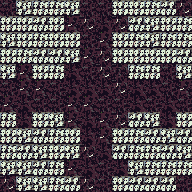

The image is a tile-based game level rendered from a .tmx file. Its description and complete source (layers, tilesets, objects, tile grids) follow:
An orthogonal 12x12 tile map with 16x16 px tiles, 1 tile layer (tile) and 25 objects.

<map version="1.0" tiledversion="1.1.2" orientation="orthogonal" renderorder="right-down" width="12" height="12" tilewidth="16" tileheight="16" infinite="0" nextobjectid="72">
 <tileset firstgid="1" source="tileset.tsx" />
 <layer name="tile" width="12" height="12">
  <data encoding="csv">
41,37,35,35,37,41,41,34,34,35,36,38,
34,34,36,34,39,38,40,38,36,37,34,35,
37,34,35,34,34,41,39,34,35,37,35,35,
34,35,36,36,37,39,38,34,34,34,34,36,
37,39,34,35,40,41,38,6,35,35,41,37,
41,39,39,41,40,40,40,38,40,40,41,39,
39,40,41,41,39,39,41,41,40,41,40,41,
35,40,34,37,39,40,39,38,36,37,40,34,
34,37,36,35,34,40,39,34,35,36,37,36,
35,36,37,34,37,38,40,36,35,35,36,37,
37,37,36,35,39,40,41,8,37,35,35,35,
38,37,37,35,36,38,41,34,36,36,36,41
</data>
 </layer>
 <objectgroup name="creature">
  <object id="55" gid="254" x="80" y="32" width="16" height="16">
   <properties>
    <property name="probability" value="10" />
   </properties>
  </object>
  <object id="56" gid="254" x="96" y="48" width="16" height="16">
   <properties>
    <property name="probability" value="10" />
   </properties>
  </object>
  <object id="57" gid="255" x="80" y="64" width="16" height="16">
   <properties>
    <property name="probability" value="10" />
   </properties>
  </object>
  <object id="58" gid="255" x="96" y="64" width="16" height="16">
   <properties>
    <property name="probability" value="10" />
   </properties>
  </object>
  <object id="59" gid="244" x="80" y="160" width="16" height="16">
   <properties>
    <property name="probability" value="5" />
   </properties>
  </object>
  <object id="60" gid="244" x="96" y="144" width="16" height="16">
   <properties>
    <property name="probability" value="5" />
   </properties>
  </object>
  <object id="61" gid="250" x="128" y="96" width="16" height="16">
   <properties>
    <property name="probability" value="5" />
   </properties>
  </object>
  <object id="62" gid="250" x="128" y="112" width="16" height="16">
   <properties>
    <property name="probability" value="10" />
   </properties>
  </object>
  <object id="63" gid="248" x="144" y="112" width="16" height="16">
   <properties>
    <property name="probability" value="5" />
   </properties>
  </object>
  <object id="64" gid="248" x="144" y="96" width="16" height="16">
   <properties>
    <property name="probability" value="5" />
   </properties>
  </object>
  <object id="65" gid="249" x="160" y="112" width="16" height="16">
   <properties>
    <property name="probability" value="5" />
   </properties>
  </object>
  <object id="66" gid="252" x="32" y="112" width="16" height="16">
   <properties>
    <property name="probability" value="5" />
   </properties>
  </object>
  <object id="67" gid="242" x="16" y="96" width="16" height="16">
   <properties>
    <property name="probability" value="5" />
   </properties>
  </object>
  <object id="68" gid="243" x="16" y="112" width="16" height="16">
   <properties>
    <property name="probability" value="5" />
   </properties>
  </object>
  <object id="69" gid="252" x="32" y="96" width="16" height="16">
   <properties>
    <property name="probability" value="5" />
   </properties>
  </object>
  <object id="70" gid="252" x="48" y="96" width="16" height="16">
   <properties>
    <property name="probability" value="5" />
   </properties>
  </object>
  <object id="71" gid="252" x="48" y="112" width="16" height="16">
   <properties>
    <property name="probability" value="5" />
   </properties>
  </object>
 </objectgroup>
 <objectgroup name="furniture">
  <object id="47" gid="69" x="16" y="128" width="16" height="16" />
  <object id="48" gid="69" x="112" y="32" width="16" height="16" />
  <object id="49" gid="69" x="160" y="80" width="16" height="16" />
  <object id="50" gid="69" x="112" y="176" width="16" height="16" />
  <object id="51" gid="69" x="64" y="32" width="16" height="16" />
  <object id="52" gid="69" x="16" y="80" width="16" height="16" />
  <object id="53" gid="69" x="160" y="128" width="16" height="16" />
  <object id="54" gid="69" x="64" y="176" width="16" height="16" />
 </objectgroup>
 <objectgroup name="description" />
</map>
